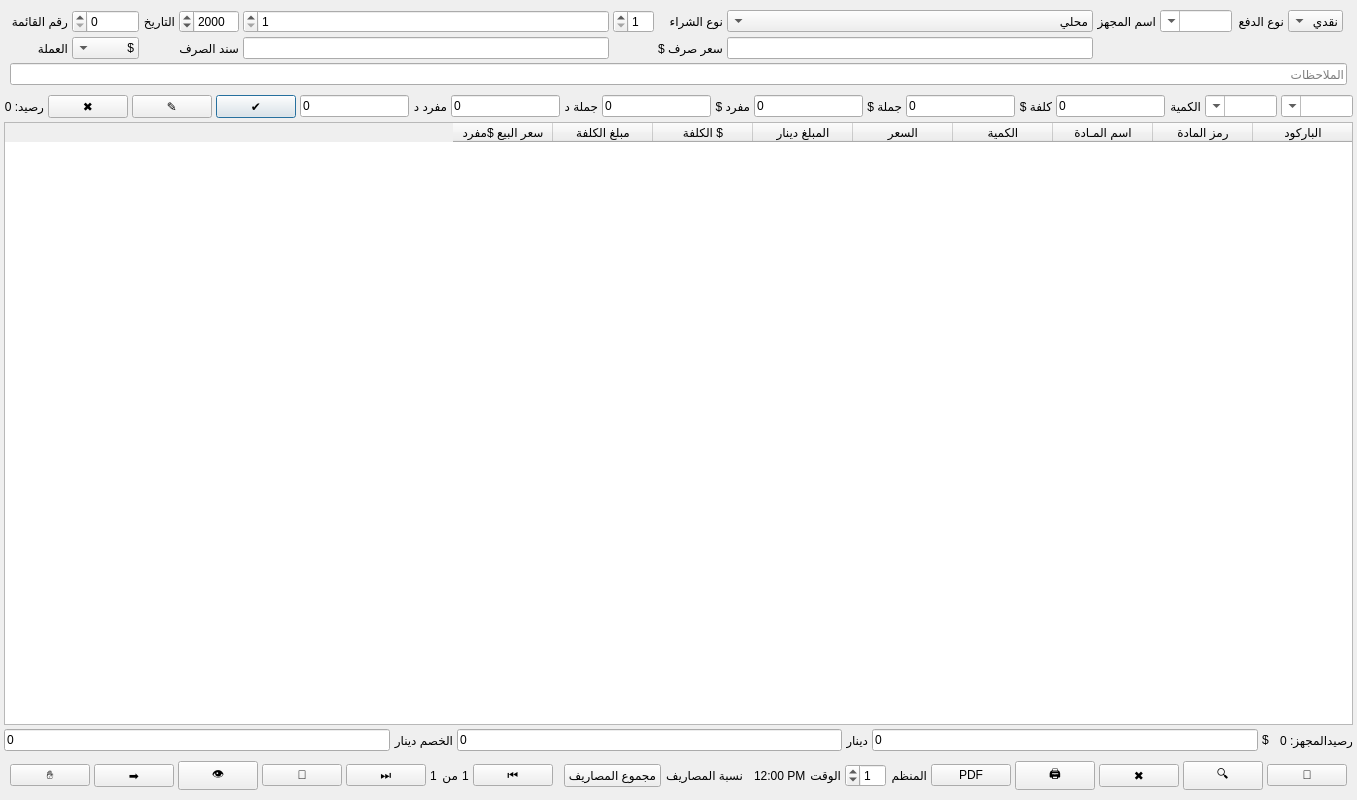
<?xml version="1.0" encoding="UTF-8"?>
<ui version="4.0">
 <class>PurchaseWindow</class>
 <widget class="QDialog" name="PurchaseWindow">
  <property name="geometry"><rect><x>0</x><y>0</y><width>1350</width><height>800</height></rect></property>
  <property name="windowTitle"><string>المشتريات</string></property>
  <property name="layoutDirection"><enum>Qt::RightToLeft</enum></property>
  <layout class="QVBoxLayout" name="rootLayout">
   <property name="spacing"><number>4</number></property>
   <property name="margin"><number>4</number></property>

   <!-- HEADER -->
   <item>
    <widget class="QWidget" name="headerWidget">
     <layout class="QGridLayout" name="headerGrid">
      <property name="spacing"><number>4</number></property>
      <property name="margin"><number>6</number></property>
      <item row="0" column="12"><widget class="QLabel"><property name="text"><string>رقم القائمة</string></property></widget></item>
      <item row="0" column="11"><widget class="QSpinBox" name="spnInvoiceNo"><property name="maximum"><number>9999999</number></property></widget></item>
      <item row="0" column="10"><widget class="QLabel"><property name="text"><string>التاريخ</string></property></widget></item>
      <item row="0" column="9"><widget class="QDateEdit" name="dateYear"><property name="displayFormat"><string>yyyy</string></property></widget></item>
      <item row="0" column="8"><widget class="QDateEdit" name="dateMonth"><property name="displayFormat"><string>M</string></property></widget></item>
      <item row="0" column="7"><widget class="QDateEdit" name="dateDay"><property name="displayFormat"><string>d</string></property></widget></item>
      <item row="0" column="6"><widget class="QLabel"><property name="text"><string>نوع الشراء</string></property></widget></item>
      <item row="0" column="5">
       <widget class="QComboBox" name="cmbPurchaseType">
        <item><property name="text"><string>محلي</string></property></item>
        <item><property name="text"><string>استيراد</string></property></item>
       </widget>
      </item>
      <item row="0" column="4"><widget class="QLabel"><property name="text"><string>اسم المجهز</string></property></widget></item>
      <item row="0" column="3"><widget class="QComboBox" name="cmbSupplier"><property name="editable"><bool>true</bool></property><property name="minimumWidth"><number>180</number></property></widget></item>
      <item row="0" column="2"><widget class="QLabel"><property name="text"><string>نوع الدفع</string></property></widget></item>
      <item row="0" column="1">
       <widget class="QComboBox" name="cmbPayType">
        <item><property name="text"><string>نقدي</string></property></item>
        <item><property name="text"><string>آجل</string></property></item>
       </widget>
      </item>

      <item row="1" column="12"><widget class="QLabel"><property name="text"><string>العملة</string></property></widget></item>
      <item row="1" column="11">
       <widget class="QComboBox" name="cmbCurrency">
        <item><property name="text"><string>$</string></property></item>
        <item><property name="text"><string>دينار</string></property></item>
       </widget>
      </item>
      <item row="1" column="9"><widget class="QLabel"><property name="text"><string>سند الصرف</string></property></widget></item>
      <item row="1" column="8"><widget class="QLineEdit" name="txtInvoiceRef"/></item>
      <item row="1" column="6"><widget class="QLabel"><property name="text"><string>سعر صرف $</string></property></widget></item>
      <item row="1" column="5"><widget class="QLineEdit" name="txtExchRate"><property name="maximumWidth"><number>80</number></property></widget></item>

      <item row="2" column="0" colspan="13"><widget class="QLineEdit" name="txtNotes"><property name="placeholderText"><string>الملاحظات</string></property></widget></item>
     </layout>
    </widget>
   </item>

   <!-- ITEM ENTRY ROW -->
   <item>
    <layout class="QHBoxLayout" name="itemEntryLayout">
     <item><widget class="QComboBox" name="cmbBarcode"><property name="editable"><bool>true</bool></property><property name="minimumWidth"><number>110</number></property></widget></item>
     <item><widget class="QComboBox" name="cmbProduct"><property name="editable"><bool>true</bool></property><property name="minimumWidth"><number>180</number></property></widget></item>
     <item><widget class="QLabel"><property name="text"><string>الكمية</string></property></widget></item>
     <item><widget class="QLineEdit" name="txtQty"><property name="text"><string>0</string></property><property name="maximumWidth"><number>60</number></property></widget></item>
     <item><widget class="QLabel"><property name="text"><string>كلفة $</string></property></widget></item>
     <item><widget class="QLineEdit" name="txtCostPrice"><property name="text"><string>0</string></property><property name="maximumWidth"><number>80</number></property></widget></item>
     <item><widget class="QLabel"><property name="text"><string>جملة $</string></property></widget></item>
     <item><widget class="QLineEdit" name="txtWholesaleDollar"><property name="text"><string>0</string></property><property name="maximumWidth"><number>80</number></property></widget></item>
     <item><widget class="QLabel"><property name="text"><string>مفرد $</string></property></widget></item>
     <item><widget class="QLineEdit" name="txtRetailDollar"><property name="text"><string>0</string></property><property name="maximumWidth"><number>80</number></property></widget></item>
     <item><widget class="QLabel"><property name="text"><string>جملة د</string></property></widget></item>
     <item><widget class="QLineEdit" name="txtWholesaleDinar"><property name="text"><string>0</string></property><property name="maximumWidth"><number>80</number></property></widget></item>
     <item><widget class="QLabel"><property name="text"><string>مفرد د</string></property></widget></item>
     <item><widget class="QLineEdit" name="txtRetailDinar"><property name="text"><string>0</string></property><property name="maximumWidth"><number>80</number></property></widget></item>
     <item><widget class="QPushButton" name="btnAdd"><property name="text"><string>✔</string></property><property name="maximumWidth"><number>36</number></property><property name="maximumHeight"><number>30</number></property></widget></item>
     <item><widget class="QPushButton" name="btnEdit"><property name="text"><string>✎</string></property><property name="maximumWidth"><number>36</number></property><property name="maximumHeight"><number>30</number></property></widget></item>
     <item><widget class="QPushButton" name="btnDel"><property name="text"><string>✖</string></property><property name="maximumWidth"><number>36</number></property><property name="maximumHeight"><number>30</number></property></widget></item>
     <item><widget class="QLabel" name="lblStock"><property name="text"><string>رصيد: 0</string></property></widget></item>
    </layout>
   </item>

   <!-- ITEMS TABLE -->
   <item>
    <widget class="QTableWidget" name="tblItems">
     <property name="minimumHeight"><number>300</number></property>
     <property name="selectionBehavior"><enum>QAbstractItemView::SelectRows</enum></property>
     <property name="editTriggers"><set>QAbstractItemView::NoEditTriggers</set></property>
     <column><property name="text"><string>الباركود</string></property></column>
     <column><property name="text"><string>رمز المادة</string></property></column>
     <column><property name="text"><string>اسم المـادة</string></property></column>
     <column><property name="text"><string>الكمية</string></property></column>
     <column><property name="text"><string>السعر</string></property></column>
     <column><property name="text"><string>المبلغ دينار</string></property></column>
     <column><property name="text"><string>الكلفة $</string></property></column>
     <column><property name="text"><string>مبلغ الكلفة</string></property></column>
     <column><property name="text"><string>سعر البيع $مفرد</string></property></column>
    </widget>
   </item>

   <!-- SUMMARY ROW -->
   <item>
    <layout class="QHBoxLayout">
     <item><widget class="QLabel" name="lblSupplierBal"><property name="text"><string>رصيدالمجهز: 0</string></property></widget></item>
     <item><spacer><property name="orientation"><enum>Qt::Horizontal</enum></property></spacer></item>
     <item><widget class="QLabel"><property name="text"><string>$</string></property></widget></item>
     <item><widget class="QLineEdit" name="txtGrandDollar"><property name="text"><string>0</string></property><property name="readOnly"><bool>true</bool></property><property name="maximumWidth"><number>100</number></property></widget></item>
     <item><widget class="QLabel"><property name="text"><string>دينار</string></property></widget></item>
     <item><widget class="QLineEdit" name="txtGrandDinar"><property name="text"><string>0</string></property><property name="readOnly"><bool>true</bool></property><property name="maximumWidth"><number>120</number></property></widget></item>
     <item><widget class="QLabel"><property name="text"><string>الخصم دينار</string></property></widget></item>
     <item><widget class="QLineEdit" name="txtDiscount"><property name="text"><string>0</string></property><property name="maximumWidth"><number>80</number></property></widget></item>
    </layout>
   </item>

   <!-- TOOLBAR -->
   <item>
    <widget class="QWidget" name="toolbar">
     <layout class="QHBoxLayout" name="toolbarLayout">
      <property name="margin"><number>6</number></property>
      <property name="spacing"><number>4</number></property>
      <item><widget class="QPushButton" name="btnSave"><property name="text"><string>💾</string></property><property name="maximumWidth"><number>42</number></property><property name="minimumHeight"><number>36</number></property></widget></item>
      <item><widget class="QPushButton" name="btnSearch"><property name="text"><string>🔍</string></property><property name="maximumWidth"><number>42</number></property><property name="minimumHeight"><number>36</number></property></widget></item>
      <item><widget class="QPushButton" name="btnDelete"><property name="text"><string>✖</string></property><property name="maximumWidth"><number>42</number></property><property name="minimumHeight"><number>36</number></property></widget></item>
      <item><widget class="QPushButton" name="btnPrint"><property name="text"><string>🖨</string></property><property name="maximumWidth"><number>42</number></property><property name="minimumHeight"><number>36</number></property></widget></item>
      <item><widget class="QPushButton" name="btnPdf"><property name="text"><string>PDF</string></property><property name="minimumHeight"><number>36</number></property></widget></item>
      <item><widget class="QLabel"><property name="text"><string>المنظم</string></property></widget></item>
      <item><widget class="QSpinBox" name="spnOrganiser"><property name="value"><number>1</number></property><property name="maximumWidth"><number>50</number></property></widget></item>
      <item><widget class="QLabel"><property name="text"><string>الوقت</string></property></widget></item>
      <item><widget class="QLabel" name="lblTime"><property name="text"><string>12:00 PM</string></property></widget></item>
      <item><spacer><property name="orientation"><enum>Qt::Horizontal</enum></property></spacer></item>
      <item><widget class="QLabel" name="lblExpRatio"><property name="text"><string>نسبة المصاريف</string></property></widget></item>
      <item><widget class="QPushButton" name="btnTotalExpenses"><property name="text"><string>مجموع المصاريف</string></property><property name="minimumHeight"><number>36</number></property></widget></item>
      <item><spacer><property name="orientation"><enum>Qt::Horizontal</enum></property></spacer></item>
      <item><widget class="QPushButton" name="btnFirst"><property name="text"><string>⏮</string></property><property name="maximumWidth"><number>42</number></property><property name="minimumHeight"><number>36</number></property></widget></item>
      <item><widget class="QLabel" name="lblNav"><property name="text"><string>1</string></property><property name="minimumWidth"><number>50</number></property><property name="alignment"><set>Qt::AlignCenter</set></property></widget></item>
      <item><widget class="QLabel"><property name="text"><string>من</string></property></widget></item>
      <item><widget class="QLabel" name="lblTotal"><property name="text"><string>1</string></property><property name="minimumWidth"><number>50</number></property></widget></item>
      <item><widget class="QPushButton" name="btnLast"><property name="text"><string>⏭</string></property><property name="maximumWidth"><number>42</number></property><property name="minimumHeight"><number>36</number></property></widget></item>
      <item><widget class="QPushButton" name="btnRecv"><property name="text"><string>🤲</string></property><property name="maximumWidth"><number>42</number></property><property name="minimumHeight"><number>36</number></property></widget></item>
      <item><widget class="QPushButton" name="btnView"><property name="text"><string>👁</string></property><property name="maximumWidth"><number>42</number></property><property name="minimumHeight"><number>36</number></property></widget></item>
      <item><widget class="QPushButton" name="btnFwd"><property name="text"><string>➡</string></property><property name="maximumWidth"><number>42</number></property><property name="minimumHeight"><number>36</number></property></widget></item>
      <item><widget class="QPushButton" name="btnSign"><property name="text"><string>✋</string></property><property name="maximumWidth"><number>42</number></property><property name="minimumHeight"><number>36</number></property></widget></item>
     </layout>
    </widget>
   </item>

  </layout>
 </widget>
 <resources/>
 <connections/>
</ui>
